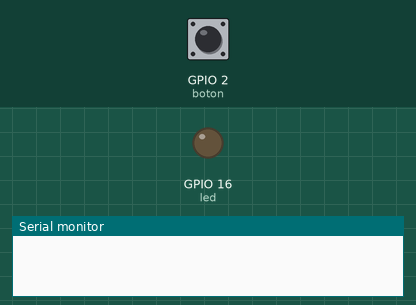
This sketch was run on a simulated ESP32. Shown: output pins drawn as LEDs (lit = HIGH), the last lines printed to the serial monitor. Dashed ring = blinking. Inputs (shaded band) come from the test bench; at power-on: GPIO 2 (boton) HIGH.

Above: at 0.0 s.
At 1.4 s:
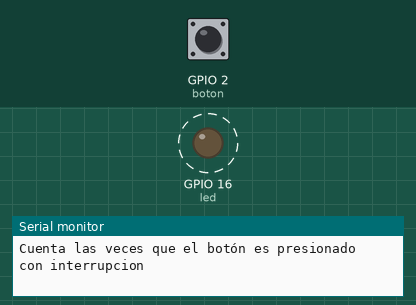
1.5 s: GPIO 2 (boton) pulled LOW for 0.15 s
Timing chart, 0 to 10.5 s (numbered marks = the images above; inputs shaded):
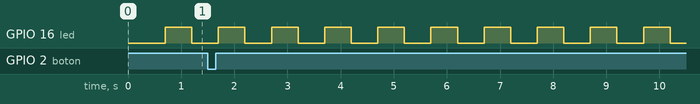

Measured:
- by itself, GPIO 16 (led): alternates HIGH for 0.50 s and LOW for 0.50 s

The sketch:

Interrupcion_con_LED.ino
```cpp
// Interrupcion con LED
#define t_rebote 150
int led = 16;
int boton = 2;
unsigned int t_bak=0;
bool boton_sta = 0;
int cta = 0;

//FILTRO
bool f_Filtro(){
  if(millis()-t_bak >= t_rebote)
  {
    t_bak = millis();
    return 1;
  }
  return 0;
}

//INTERRUPT SERVICE
void IRAM_ATTR f_Cuenta(){
  if(f_Filtro)
    boton_sta = 1;
}
void setup() {
  //UART
  Serial.begin(115200);
  delay(200);
  //GPIO
  pinMode(boton,INPUT);
  pinMode(led,OUTPUT);
  //INTERRUPCION
  attachInterrupt(boton, f_Cuenta, FALLING);
  // attachInterrupt(boton, f_Cuenta, RISING);
  //  attachInterrupt(boton, f_Cuenta, CHANGE);
  //UART MONITOR
  Serial.println();
  Serial.println("Cuenta las veces que el botón es presionado con interrupcion");
  Serial.println();
}

void loop() {
  digitalWrite(led,0);
  delay(500);
  digitalWrite(led,1);
  delay(500);
  if(boton_sta){
    cta++;
    Serial.println("Presionado:" + String(cta));
    boton_sta=0;
  }

}
```
